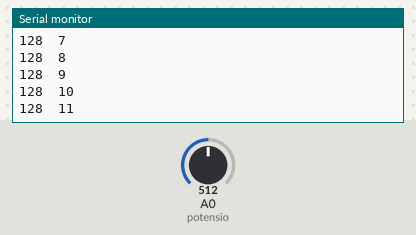
Simulated run of this sketch. Board: Arduino Uno, built with avr-gcc and run on an emulated ATmega328P. On the bench: the last lines printed to the serial monitor. The test bench sets the inputs (shaded band); at power-on: A0 (potensio) = 512. EEPROM starts erased.

Above: at 1.2 s.
1.3 s: A0 (potensio) set to 716
At 1.31 s:
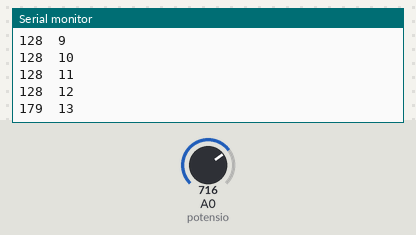
2.8 s: A0 (potensio) set to 900
At 2.82 s:
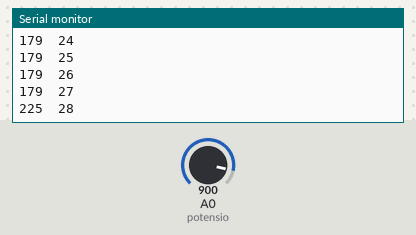
Timing chart, 0 to 5.8 s (numbered marks = the images above; inputs shaded):
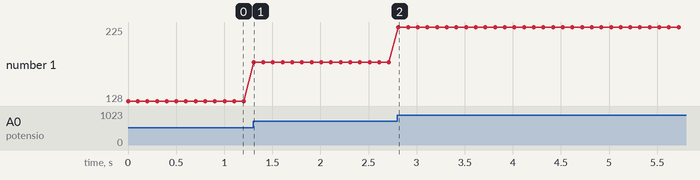

The sketch:

write.ino
```cpp
#include <EEPROM.h> // menambahkan modul EEPROM.h
int addr = 0; //inisialisasikan int addr = 0
int potensio = A0; // menjelaskan bahwa potesio adalah pin A0
void setup()
{
Serial.begin(9600); // akan ditampilkan ke serial monitor
}
void loop() {
 int val = analogRead(potensio) / 4; // potensio akan dibaca sebagai anolog
if (addr <= 512) {// jika nilai addr kurang dari 512
EEPROM.write(addr, val); // maka EEPROM menuliskan isi dari addr dan val
Serial.print(val); // akan menampilkan isi val ke serial monitor
Serial.print("\t"); // menambahkan spasi
Serial.println(addr); // akan menampilkan isi dari addr
addr = addr + 1; // addr di tambah 1 jad addr bernilai 1
}
delay(100);
}
```

Measured:
- after the input at 1.3 s, the serial monitor: prints a new line at once (image 1)
- plotted number 1: 128 → 179 after the input at 1.3 s
